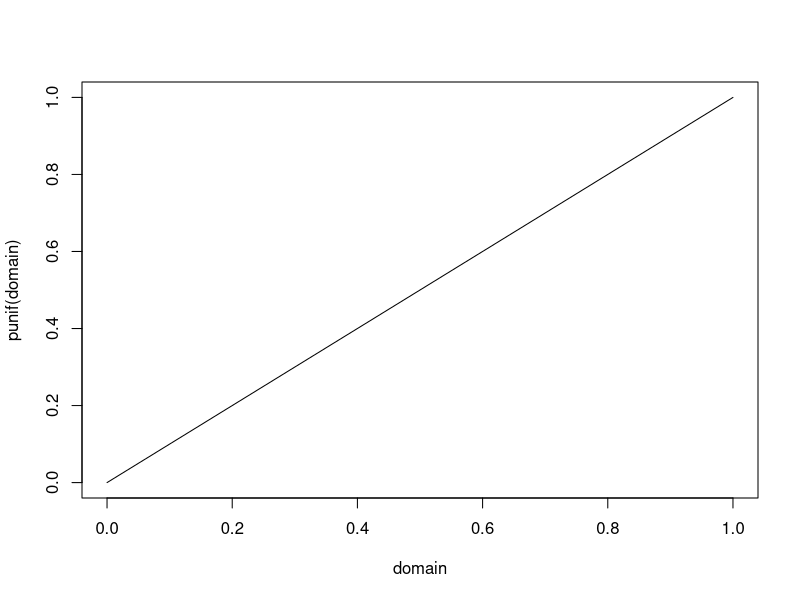
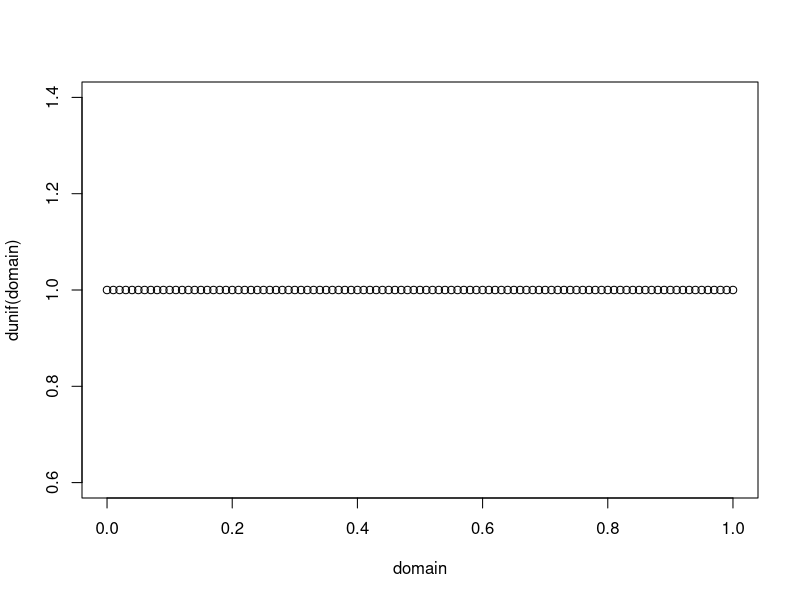

R code for these plots, in order:
#########################################
# Example 1.2.4: Probability measure
########################################
# by domain I define the quantiles:
domain <- seq(from = 0,
              to = 1,
              by = 0.01)
# in example 1.2.4, quantiles are value of the RV because:
# X(w) = w and w belongs to [0, 1]

# punif give distribution (cumulative)
plot(x = domain, 
     y = punif(domain),
     type = 'l')

# dunif give density 
plot(domain, dunif(domain))

# define the probability measure
# mux(B in [.4, .8])
# either:
mux <- .8 - .4
# or
punif(.8) - punif(.4)
# even if the author speaks about random variable in this example.
# The thing to keep in mind is how to construct the UNIFORM PROBABILITY MEASURE
# thus with R, two way:
# first, cumulative distribution 
# second, probability density. integral would be needed to compute the probability measure:
# but it can be easily computed because the uniform distribution is... uniform and therefore the figure integrated
# are rectangle
dt <- 0.8 - 0.4
leftHandBound <- dunif(0.4)
integral <- dt * leftHandBound
